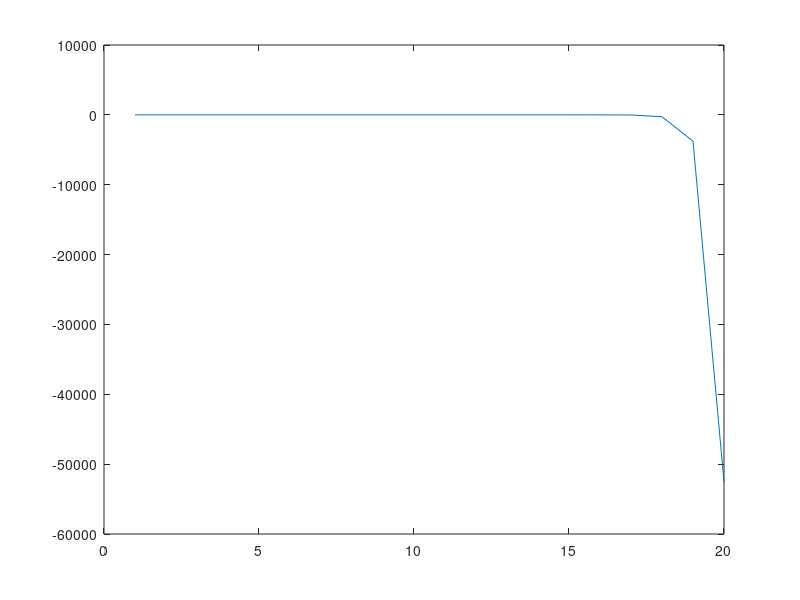

Write MATLAB code to recreate this figure.
%--------------------------------------------------------------------------
%                    Physical Modelling
%               Five-point time stencil for a particle in a free field
%                        (UNSTABLE!!)
%                  Dr Michele Ducceschi
%                  University of Bologna
%                        12 May 2025
%--------------------------------------------------------------------------

clear all
close all
clc

%--- custom parameters

fs    = 1000 ;    %- sample rate [Hz]
T     = 0.1 ;     %- total sim time [s]
disp0 = 1 ;       %- initial displacement 
vel0  = 1 ;       %- initial velocity
%--------------------------------------------------------------------------




%--- derived parameters
 
k = 1/fs ; %- sample rate

%- ICs 
u0 = disp0 ;
um = u0 - k*vel0 ;
umm = um - k*vel0 ;
up = u0 + k*vel0 ;

Ts = floor(T*fs) ;
Ts = 20 ;

out = zeros(Ts,1) ;  %- init out 
%--------------------------------------------------------------------------


%--- main loop

for n = 1 : Ts 

    %- implement fourth-order time difference for the second derivative

    upp = 16*up - 30*u0 + 16*um - umm ;

    out(n) = u0 ;

    umm = um ; um = u0 ; u0 = up ; up = upp ;

end


plot(out)
  